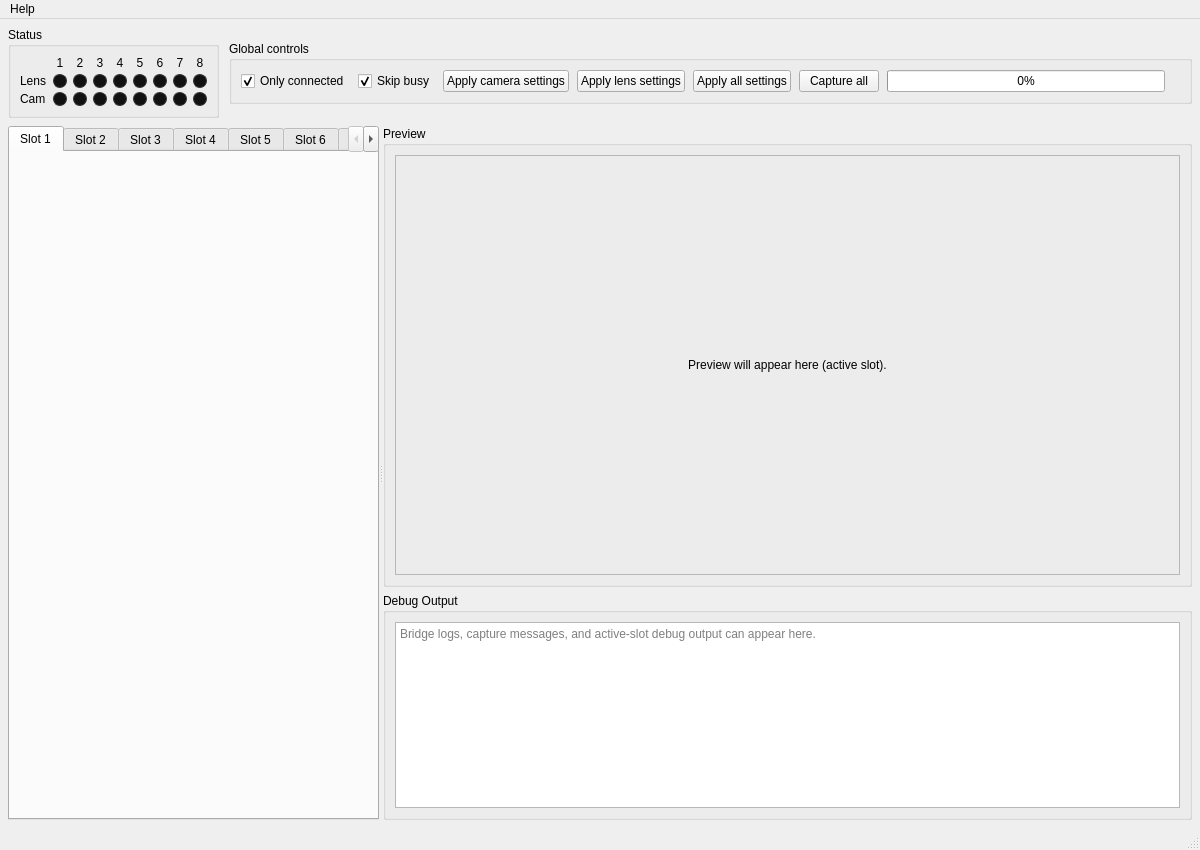
<?xml version="1.0" encoding="UTF-8"?>
<ui version="4.0">
 <class>MainWindow</class>
 <widget class="QMainWindow" name="MainWindow">
  <property name="geometry">
   <rect><x>0</x><y>0</y><width>1200</width><height>850</height></rect>
  </property>
  <property name="windowTitle">
   <string>Σ Control</string>
  </property>
  <widget class="QWidget" name="centralwidget">
   <layout class="QVBoxLayout" name="verticalLayout_root" stretch="0,1">
    <property name="spacing"><number>8</number></property>
    <property name="leftMargin"><number>8</number></property>
    <property name="topMargin"><number>8</number></property>
    <property name="rightMargin"><number>8</number></property>
    <property name="bottomMargin"><number>8</number></property>

    <item>
     <layout class="QHBoxLayout" name="horizontalLayout_top">
      <property name="spacing"><number>10</number></property>

      <item>
       <widget class="QGroupBox" name="group_status">
        <property name="sizePolicy"><sizepolicy hsizetype="Preferred" vsizetype="Fixed"><horstretch>0</horstretch><verstretch>0</verstretch></sizepolicy></property>
        <property name="title"><string>Status</string></property>
        <layout class="QGridLayout" name="grid_status">
         <property name="horizontalSpacing"><number>6</number></property>
         <property name="verticalSpacing"><number>4</number></property>

         <item row="0" column="0">
          <widget class="QLabel" name="label_statusHeader">
           <property name="text"><string/></property>
          </widget>
         </item>
         <item row="0" column="1"><widget class="QLabel" name="label_col1"><property name="text"><string>1</string></property><property name="alignment"><set>Qt::AlignCenter</set></property></widget></item>
         <item row="0" column="2"><widget class="QLabel" name="label_col2"><property name="text"><string>2</string></property><property name="alignment"><set>Qt::AlignCenter</set></property></widget></item>
         <item row="0" column="3"><widget class="QLabel" name="label_col3"><property name="text"><string>3</string></property><property name="alignment"><set>Qt::AlignCenter</set></property></widget></item>
         <item row="0" column="4"><widget class="QLabel" name="label_col4"><property name="text"><string>4</string></property><property name="alignment"><set>Qt::AlignCenter</set></property></widget></item>
         <item row="0" column="5"><widget class="QLabel" name="label_col5"><property name="text"><string>5</string></property><property name="alignment"><set>Qt::AlignCenter</set></property></widget></item>
         <item row="0" column="6"><widget class="QLabel" name="label_col6"><property name="text"><string>6</string></property><property name="alignment"><set>Qt::AlignCenter</set></property></widget></item>
         <item row="0" column="7"><widget class="QLabel" name="label_col7"><property name="text"><string>7</string></property><property name="alignment"><set>Qt::AlignCenter</set></property></widget></item>
         <item row="0" column="8"><widget class="QLabel" name="label_col8"><property name="text"><string>8</string></property><property name="alignment"><set>Qt::AlignCenter</set></property></widget></item>

         <item row="1" column="0"><widget class="QLabel" name="label_lensRow"><property name="text"><string>Lens</string></property></widget></item>
         <item row="1" column="1"><widget class="QFrame" name="led_lens1"><property name="minimumSize"><size><width>14</width><height>14</height></size></property><property name="maximumSize"><size><width>14</width><height>14</height></size></property><property name="styleSheet"><string notr="true">background: #111; border: 1px solid #333; border-radius: 7px;</string></property></widget></item>
         <item row="1" column="2"><widget class="QFrame" name="led_lens2"><property name="minimumSize"><size><width>14</width><height>14</height></size></property><property name="maximumSize"><size><width>14</width><height>14</height></size></property><property name="styleSheet"><string notr="true">background: #111; border: 1px solid #333; border-radius: 7px;</string></property></widget></item>
         <item row="1" column="3"><widget class="QFrame" name="led_lens3"><property name="minimumSize"><size><width>14</width><height>14</height></size></property><property name="maximumSize"><size><width>14</width><height>14</height></size></property><property name="styleSheet"><string notr="true">background: #111; border: 1px solid #333; border-radius: 7px;</string></property></widget></item>
         <item row="1" column="4"><widget class="QFrame" name="led_lens4"><property name="minimumSize"><size><width>14</width><height>14</height></size></property><property name="maximumSize"><size><width>14</width><height>14</height></size></property><property name="styleSheet"><string notr="true">background: #111; border: 1px solid #333; border-radius: 7px;</string></property></widget></item>
         <item row="1" column="5"><widget class="QFrame" name="led_lens5"><property name="minimumSize"><size><width>14</width><height>14</height></size></property><property name="maximumSize"><size><width>14</width><height>14</height></size></property><property name="styleSheet"><string notr="true">background: #111; border: 1px solid #333; border-radius: 7px;</string></property></widget></item>
         <item row="1" column="6"><widget class="QFrame" name="led_lens6"><property name="minimumSize"><size><width>14</width><height>14</height></size></property><property name="maximumSize"><size><width>14</width><height>14</height></size></property><property name="styleSheet"><string notr="true">background: #111; border: 1px solid #333; border-radius: 7px;</string></property></widget></item>
         <item row="1" column="7"><widget class="QFrame" name="led_lens7"><property name="minimumSize"><size><width>14</width><height>14</height></size></property><property name="maximumSize"><size><width>14</width><height>14</height></size></property><property name="styleSheet"><string notr="true">background: #111; border: 1px solid #333; border-radius: 7px;</string></property></widget></item>
         <item row="1" column="8"><widget class="QFrame" name="led_lens8"><property name="minimumSize"><size><width>14</width><height>14</height></size></property><property name="maximumSize"><size><width>14</width><height>14</height></size></property><property name="styleSheet"><string notr="true">background: #111; border: 1px solid #333; border-radius: 7px;</string></property></widget></item>

         <item row="2" column="0"><widget class="QLabel" name="label_camRow"><property name="text"><string>Cam</string></property></widget></item>
         <item row="2" column="1"><widget class="QFrame" name="led_cam1"><property name="minimumSize"><size><width>14</width><height>14</height></size></property><property name="maximumSize"><size><width>14</width><height>14</height></size></property><property name="styleSheet"><string notr="true">background: #111; border: 1px solid #333; border-radius: 7px;</string></property></widget></item>
         <item row="2" column="2"><widget class="QFrame" name="led_cam2"><property name="minimumSize"><size><width>14</width><height>14</height></size></property><property name="maximumSize"><size><width>14</width><height>14</height></size></property><property name="styleSheet"><string notr="true">background: #111; border: 1px solid #333; border-radius: 7px;</string></property></widget></item>
         <item row="2" column="3"><widget class="QFrame" name="led_cam3"><property name="minimumSize"><size><width>14</width><height>14</height></size></property><property name="maximumSize"><size><width>14</width><height>14</height></size></property><property name="styleSheet"><string notr="true">background: #111; border: 1px solid #333; border-radius: 7px;</string></property></widget></item>
         <item row="2" column="4"><widget class="QFrame" name="led_cam4"><property name="minimumSize"><size><width>14</width><height>14</height></size></property><property name="maximumSize"><size><width>14</width><height>14</height></size></property><property name="styleSheet"><string notr="true">background: #111; border: 1px solid #333; border-radius: 7px;</string></property></widget></item>
         <item row="2" column="5"><widget class="QFrame" name="led_cam5"><property name="minimumSize"><size><width>14</width><height>14</height></size></property><property name="maximumSize"><size><width>14</width><height>14</height></size></property><property name="styleSheet"><string notr="true">background: #111; border: 1px solid #333; border-radius: 7px;</string></property></widget></item>
         <item row="2" column="6"><widget class="QFrame" name="led_cam6"><property name="minimumSize"><size><width>14</width><height>14</height></size></property><property name="maximumSize"><size><width>14</width><height>14</height></size></property><property name="styleSheet"><string notr="true">background: #111; border: 1px solid #333; border-radius: 7px;</string></property></widget></item>
         <item row="2" column="7"><widget class="QFrame" name="led_cam7"><property name="minimumSize"><size><width>14</width><height>14</height></size></property><property name="maximumSize"><size><width>14</width><height>14</height></size></property><property name="styleSheet"><string notr="true">background: #111; border: 1px solid #333; border-radius: 7px;</string></property></widget></item>
         <item row="2" column="8"><widget class="QFrame" name="led_cam8"><property name="minimumSize"><size><width>14</width><height>14</height></size></property><property name="maximumSize"><size><width>14</width><height>14</height></size></property><property name="styleSheet"><string notr="true">background: #111; border: 1px solid #333; border-radius: 7px;</string></property></widget></item>

        </layout>
       </widget>
      </item>

      <item>
       <widget class="QGroupBox" name="group_global">
        <property name="sizePolicy"><sizepolicy hsizetype="Preferred" vsizetype="Fixed"><horstretch>0</horstretch><verstretch>0</verstretch></sizepolicy></property>
        <property name="title"><string>Global controls</string></property>
        <layout class="QHBoxLayout" name="horizontalLayout_global">
         <property name="spacing"><number>8</number></property>
         <item>
          <widget class="QCheckBox" name="check_onlyConnected">
           <property name="text"><string>Only connected</string></property>
           <property name="checked"><bool>true</bool></property>
          </widget>
         </item>
         <item>
          <widget class="QCheckBox" name="check_skipBusy">
           <property name="text"><string>Skip busy</string></property>
           <property name="checked"><bool>true</bool></property>
          </widget>
         </item>
         <item><widget class="QPushButton" name="btn_applyCameraToAll"><property name="text"><string>Apply camera settings</string></property></widget></item>
         <item><widget class="QPushButton" name="btn_applyLensToAll"><property name="text"><string>Apply lens settings</string></property></widget></item>
         <item><widget class="QPushButton" name="btn_applyAllToAll"><property name="text"><string>Apply all settings</string></property></widget></item>
         <item><widget class="QPushButton" name="btn_captureAll"><property name="text"><string>Capture all</string></property></widget></item>
         <item>
          <widget class="QProgressBar" name="progress_captureAll">
           <property name="maximum"><number>100</number></property>
           <property name="value"><number>0</number></property>
           <property name="textVisible"><bool>true</bool></property>
           <property name="minimumWidth"><number>140</number></property>
          </widget>
         </item>
         <item>
          <widget class="QLabel" name="label_captureAllStatus">
           <property name="text"><string/></property>
           <property name="minimumWidth"><number>160</number></property>
          </widget>
         </item>
        </layout>
       </widget>
      </item>

     </layout>
    </item>

    <item>
     <widget class="QSplitter" name="splitter_main">
      <property name="orientation"><enum>Qt::Horizontal</enum></property>
      <property name="childrenCollapsible"><bool>false</bool></property>

      <widget class="QTabWidget" name="tabWidget_devices">
       <property name="currentIndex"><number>0</number></property>
       <widget class="QWidget" name="tab_slot1">
        <attribute name="title"><string>Slot 1</string></attribute>
        <layout class="QVBoxLayout" name="verticalLayout_slot1">
         <item><widget class="DevicePanel" name="devicePanel1"/></item>
        </layout>
       </widget>
       <widget class="QWidget" name="tab_slot2">
        <attribute name="title"><string>Slot 2</string></attribute>
        <layout class="QVBoxLayout" name="verticalLayout_slot2">
         <item><widget class="DevicePanel" name="devicePanel2"/></item>
        </layout>
       </widget>
       <widget class="QWidget" name="tab_slot3">
        <attribute name="title"><string>Slot 3</string></attribute>
        <layout class="QVBoxLayout" name="verticalLayout_slot3">
         <item><widget class="DevicePanel" name="devicePanel3"/></item>
        </layout>
       </widget>
       <widget class="QWidget" name="tab_slot4">
        <attribute name="title"><string>Slot 4</string></attribute>
        <layout class="QVBoxLayout" name="verticalLayout_slot4">
         <item><widget class="DevicePanel" name="devicePanel4"/></item>
        </layout>
       </widget>
       <widget class="QWidget" name="tab_slot5">
        <attribute name="title"><string>Slot 5</string></attribute>
        <layout class="QVBoxLayout" name="verticalLayout_slot5">
         <item><widget class="DevicePanel" name="devicePanel5"/></item>
        </layout>
       </widget>
       <widget class="QWidget" name="tab_slot6">
        <attribute name="title"><string>Slot 6</string></attribute>
        <layout class="QVBoxLayout" name="verticalLayout_slot6">
         <item><widget class="DevicePanel" name="devicePanel6"/></item>
        </layout>
       </widget>
       <widget class="QWidget" name="tab_slot7">
        <attribute name="title"><string>Slot 7</string></attribute>
        <layout class="QVBoxLayout" name="verticalLayout_slot7">
         <item><widget class="DevicePanel" name="devicePanel7"/></item>
        </layout>
       </widget>
       <widget class="QWidget" name="tab_slot8">
        <attribute name="title"><string>Slot 8</string></attribute>
        <layout class="QVBoxLayout" name="verticalLayout_slot8">
         <item><widget class="DevicePanel" name="devicePanel8"/></item>
        </layout>
       </widget>
      </widget>

      <widget class="QWidget" name="widget_preview">
       <layout class="QVBoxLayout" name="verticalLayout_preview" stretch="1,0">
        <property name="leftMargin"><number>0</number></property>
        <property name="topMargin"><number>0</number></property>
        <property name="rightMargin"><number>0</number></property>
        <property name="bottomMargin"><number>0</number></property>

        <item>
         <widget class="QGroupBox" name="group_preview">
          <property name="title"><string>Preview</string></property>
          <layout class="QVBoxLayout" name="verticalLayout_previewBox">
           <item>
            <widget class="QLabel" name="label_mainPreview">
             <property name="text"><string>Preview will appear here (active slot).</string></property>
             <property name="alignment"><set>Qt::AlignCenter</set></property>
             <property name="minimumSize"><size><width>420</width><height>420</height></size></property>
             <property name="frameShape"><enum>QFrame::StyledPanel</enum></property>
             <property name="scaledContents"><bool>true</bool></property>
            </widget>
           </item>
          </layout>
         </widget>
        </item>

        <item>
         <widget class="QGroupBox" name="group_debug">
          <property name="title"><string>Debug Output</string></property>
          <layout class="QVBoxLayout" name="verticalLayout_debugBox">
           <item>
            <widget class="QPlainTextEdit" name="text_mainDebug">
             <property name="readOnly"><bool>true</bool></property>
             <property name="minimumSize"><size><width>420</width><height>180</height></size></property>
             <property name="placeholderText">
              <string>Bridge logs, capture messages, and active-slot debug output can appear here.</string>
             </property>
            </widget>
           </item>
          </layout>
         </widget>
        </item>

       </layout>
      </widget>

     </widget>
    </item>

   </layout>
  </widget>

  <widget class="QMenuBar" name="menubar">
   <widget class="QMenu" name="menuHelp">
    <property name="title">
     <string>Help</string>
    </property>
    <addaction name="actionAbout"/>
   </widget>
   <addaction name="menuHelp"/>
  </widget>
  <widget class="QStatusBar" name="statusbar"/>

  <action name="actionAbout">
   <property name="text">
    <string>About</string>
   </property>
  </action>
 </widget>

 <customwidgets>
  <customwidget>
   <class>DevicePanel</class>
   <extends>QWidget</extends>
   <header>DevicePanel.h</header>
  </customwidget>
 </customwidgets>

 <resources/>
 <connections/>
</ui>
